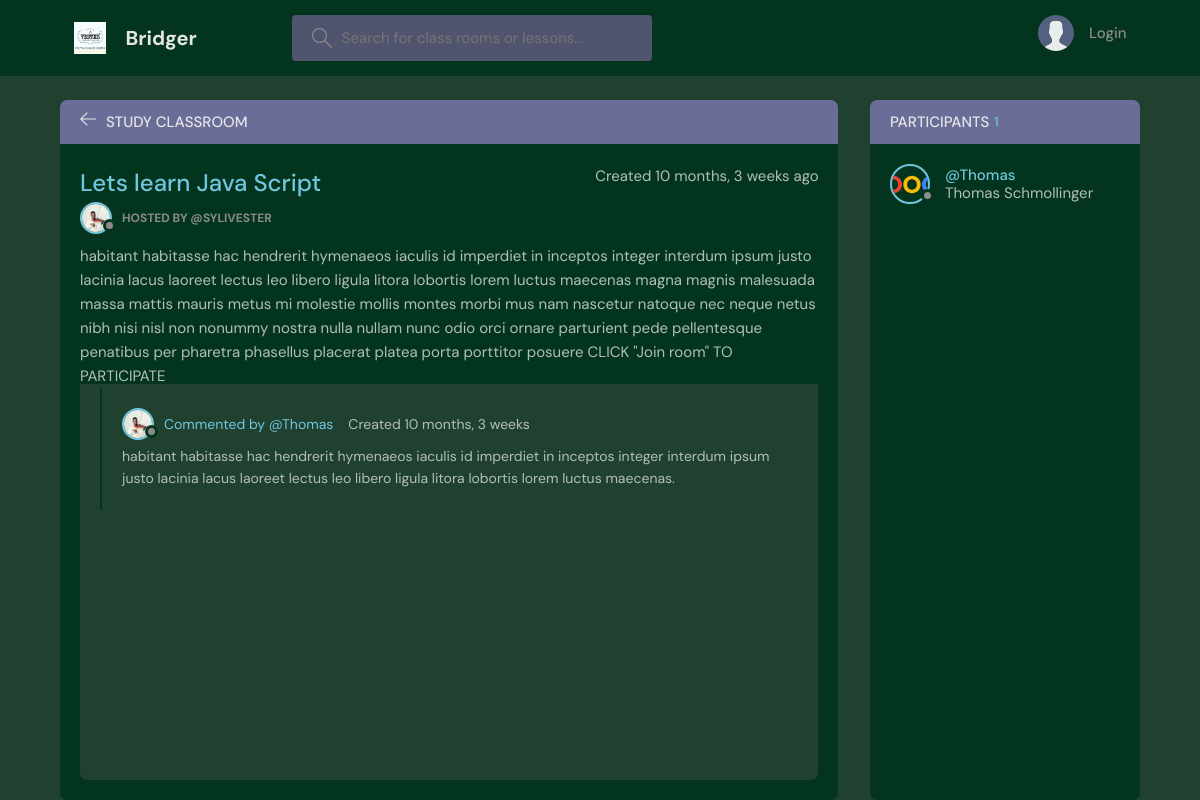
Page /room/3/ on the committed database.
### bridge/models.py (models this page shows, shortened)
class Room(models.Model):
    host = models.ForeignKey(User, on_delete=models.SET_NULL, null=True)
    topic = models.ForeignKey(Topic, on_delete=models.SET_NULL, null=True)
    name = models.CharField(max_length=200)
    description = models.TextField(null=True, blank=True)
    participants = models.ManyToManyField(
        User, related_name='participants', blank=True)
    age = models.IntegerField(null=True, blank=True)
    country = models.CharField(null=True, blank=True, max_length=50)
    updated = models.DateTimeField(auto_now=True)
    created = models.DateTimeField(auto_now_add=True)
    class Meta:
        ordering = ['-updated', '-created']

class User(AbstractUser):
    bio = models.TextField(null=True)
    avatar = models.ImageField(null=True, default="avatar.svg")

class Message(models.Model):
    user = models.ForeignKey(User, on_delete=models.CASCADE)
    room = models.ForeignKey(Room, on_delete=models.CASCADE)
    body = models.TextField(null=True)
    created = models.DateTimeField(auto_now_add=True)
    updated = models.DateTimeField(auto_now=True)
    class Meta:
        ordering = ['-updated', '-created']

### bridge/views.py (the view, shortened to what this page needs)
# urls.py: path('room/<str:pk>/', views.room, name="room"),
def room(request, pk):
    room = Room.objects.get(id=pk)
    room_messages = room.message_set.all().order_by('-created')
    participants = room.participants.all()
    topics = Topic.objects.all()
    context = {"topics": topics, "room": room, "room_messages": room_messages,
               "participants": participants}
    return render(request, 'room.html', context)

### bridge/models.py (called while the page is built)
    def __str__(self):
        return self.name

### bridge/templates/room.html (shortened to what this page needs)
{% extends 'main.html' %}
{% load static %}
{% block content %}
<main class="profile-page layout layout--2">
    <div class="container">
        <div class="room">
            <div class="room__top">
                <div class="room__topLeft">
                    <a href="{% url 'home' %}">
                        <svg version="1.1" xmlns="http://www.w3.org/2000/svg" width="32" height="32"
                             viewBox="0 0 32 32">
                            <title>Back to homepage</title>
                            <path
                                    d="M13.723 2.286l-13.723 13.714 13.719 13.714 1.616-1.611-10.96-10.96h27.625v-2.286h-27.625l10.965-10.965-1.616-1.607z"
                            ></path>
                        </svg>
                    </a>
                    <h3>Study Classroom</h3>
                </div>
            </div>
            <div class="room__box scroll">
                <div class="room__header scroll">
                    <div class="room__info">
                        <h3>{{room.name}}</h3>
                        <span>Created {{room.created|timesince}} ago</span>
                    </div>
                    <div class="room__hosted">
                        <a href="{% url 'user-profile' room.host.id %}" class="room__author">
                            <div class="avatar avatar--small">
                                <img src="{% static 'images/silver.jpg' %}"/>
                            </div>
                            <p>Hosted By
                                <span>@{{room.host.username}}</span>
                            </p>
                        </a>
                    </div>
                    <div class="room__details">
                        {{room.description}}
                    </div>
                </div>
                <div class="room__conversation">
                    <div class="threads scroll">
                        {% for message in room_messages %}
                        <div class="thread">
                            <div class="thread__top">
                                <div class="thread__author">
                                    <a href="{% url 'user-profile' message.user.id %}" class="thread__authorInfo">
                                        <div class="avatar avatar--small">
                                                <img src="{% static 'images/silver.jpg' %}" alt="Pic"/>
                                        </div>
                                        <span>Commented by @{{message.user.username}}</span>
                                    </a>
                                    <span class="thread__date">Created {{message.created|timesince}}</span>
                                </div>
                            </div>
                            <div class="thread__details">
                                <p>{{message.body}}</p>
                            </div>
                        </div>
                        {% endfor %}
                    </div>
                </div>
            </div>
        </div>
        <div class="participants">
            <h3 class="participants__top">Participants <span>{{room.participants.all.count}}</span></h3>
            <div class="participants__list scroll">
                {% for participant in participants %}
                <a href="{% url 'user-profile' user.id %}" class="participant">
                    <div class="avatar avatar--medium">
                        <img src="{% static 'images/google_logo.svg' %}"/>
                    </div>
                    <p>
                        <span>@{{participant.username}}</span>
                        {{participant.first_name}} {{participant.last_name}}
                    </p>
                </a>
                {% endfor %}
            </div>
        </div>
    </div>
</main>
{% endblock content %}

### static/styles/style_green.css (style rules this page uses)
:root { --color-main: #71c6dd; --color-main-light: #e1f6fb; --color-dark: #03351e; --color-dark-medium: #51546e; --color-dark-light: #696d97; --color-light: #e5e5e5; --color-gray: #8b8b8b; --color-light-gray: #b2bdbd; --color-bg: #204130; --color-success: #5dd693; --color-error: #fc4b0b; }
* { font-family: "DM Sans", -apple-system, BlinkMacSystemFont, "Segoe UI", Roboto, Oxygen, Ubuntu, Cantarell, "Open Sans", "Helvetica Neue", sans-serif; margin: 0; padding: 0; box-sizing: border-box; text-rendering: optimizeLegibility; font-size: inherit; }
html { font-size: 56.25%; }
@media only screen and (min-width: 1200px) { html { font-size: 62.5%; } }
body { line-height: 1.6; font-weight: 400; font-size: 1.5rem; color: var(--color-light-gray); background-color: var(--color-bg); min-height: 100vh; }
img { width: 100%; }
a { display: inline-block; color: var(--color-main); text-decoration: none; }
.container { max-width: 120rem; width: 90%; margin: auto; }
.avatar { position: relative; display: inline-block; border-radius: 50%; border: 2px solid var(--color-main); }
.avatar img { display: block; border-radius: 50%; object-fit: cover; object-position: center; }
.avatar::after { content: ""; display: block; position: absolute; background-color: var(--color-gray); z-index: 111; border-radius: 50%; border: 0.3rem solid var(--color-dark); }
.avatar.avatar--small img { width: 2.8rem; height: 2.8rem; }
.avatar.avatar--small:after { width: 0.7rem; height: 0.7rem; bottom: 0px; right: -6px; }
.avatar.avatar--medium img { width: 3.6rem; height: 3.6rem; border-radius: 50%; }
.avatar.avatar--medium:after { width: 0.7rem; height: 0.7rem; bottom: 0px; right: -6px; }
.layout { margin-top: 2.4rem; }
.layout > .container { display: flex; justify-content: space-between; align-items: flex-start; }
.layout--2 > .container > div:first-child { flex-basis: 72%; }
.layout--2 > .container > div:last-child { flex-basis: 25%; }
.room, .participants { background: var(--color-dark); max-height: 87.5vh; border-radius: 0.7rem; overflow: hidden; position: relative; }
.room__top, .participants__top { background: var(--color-dark-light); display: flex; justify-content: space-between; align-items: center; padding: 1rem 2rem; position: relative; }
.room__top svg, .thread__top svg { width: 1.6rem; height: 1.6rem; fill: var(--color-light); cursor: pointer; }
.room__topLeft { display: flex; align-items: flex-end; gap: 1rem; }
.room__topLeft h3, .participants__top { text-transform: uppercase; font-weight: 500; color: var(--color-light); }
.room__topLeft svg { width: 1.6rem; height: 1.6rem; fill: var(--color-light); }
.room__header { max-height: 30vh; overflow-y: auto; position: absolute; width: 95%; background: var(--color-dark); z-index: 999; top: 4.4rem; padding-top: 2rem; padding-bottom: 1rem; }
.room__box { padding-left: 2rem; padding-right: 2rem; height: 80.5vh; padding-bottom: 0; }
.room__info { display: flex; justify-content: space-between; }
.room__info h3 { font-size: 2.4rem; font-weight: 500; color: var(--color-main); }
.room__hosted p { text-transform: uppercase; color: var(--color-gray); font-size: 1.2rem; font-weight: 700; line-height: 2; }
.room__author { display: flex; gap: 1rem; align-items: center; margin-bottom: 1rem; transition: all 0.3s ease-in-out; }
.room__conversation { margin-top: 1rem; margin-bottom: 4rem; height: 64%; }
.threads { background: var(--color-bg); border-radius: 0.7rem; overflow-y: auto; height: 100%; margin-top: 28vh; padding: 0 2rem 4rem 2rem; }
.thread { border-left: 2px solid var(--color-dark); padding-left: 1rem; margin: 2rem 0; padding: 2rem; }
.thread__top { display: flex; align-items: center; justify-content: space-between; }
.thread__author { display: flex; align-items: center; gap: 1.5rem; font-size: 1.4rem; }
.thread__authorInfo { display: flex; align-items: center; gap: 1rem; }
.thread__details { font-size: 1.4rem; margin-top: 0.5rem; }
.participants__top span { color: var(--color-main); font-size: 1.3rem; text-transform: none; }
.participants__top { justify-content: flex-start; gap: 0.5rem; }
.participants__list { padding: 2rem; height: 82.5vh; overflow-y: scroll; padding-bottom: 0; }
.participant { display: flex; align-items: center; gap: 1.5rem; margin-bottom: 2rem; }
.participant p { color: var(--color-light-gray); line-height: 1.2; }
.participant span { display: block; font-weight: 500; color: var(--color-main); font-weight: 1.4rem; }

### rows in the picture
Room: name "Lets learn Java Script", created "10 months, 3 weeks", host.username "SYLIVESTER", description "habitant habitasse hac hendrerit hymenaeos iaculis id imperdiet in inceptos integer interdum ipsum justo lacinia lacus laoreet lectus leo libero ligula litora lobortis lorem luctus maecenas magna magnis malesuada massa mattis mauris metus mi molestie mollis montes morbi mus nam nascetur natoque nec neque netus nibh nisi nisl non nonummy nostra nulla nullam nunc odio orci ornare parturient pede pellentesque penatibus per pharetra phasellus placerat platea porta porttitor posuere CLICK \"Join room\" TO PARTICIPATE", participants.all.count "1"
Message: user.username "Thomas", created "10 months, 3 weeks", body "habitant habitasse hac hendrerit hymenaeos iaculis id imperdiet in inceptos integer interdum ipsum justo lacinia lacus laoreet lectus leo libero ligula litora lobortis lorem luctus maecenas."
User: username "Thomas", first_name "Thomas", last_name "Schmollinger"
